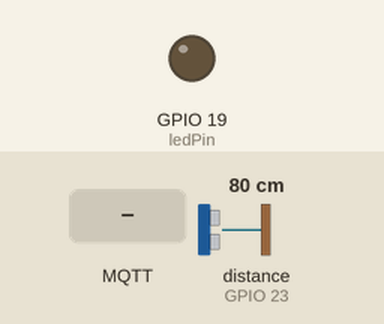
The sketch below on a simulated ESP32. Shown: output pins drawn as LEDs (lit = HIGH). Wiring (inferred from the names in the program): ultrasonic range finder: trigger GPIO 22; echo GPIO 23. The inputs (shaded band) are chosen by the test bench; at power-on: distance to the obstacle (sensor on GPIO 23) 80 cm. The echo pulse lasts 58.3 µs per cm; WiFi joins after 1.5 s; servers stay silent unless stated; random numbers use the default seed unless the sketch sets one; no MQTT or app messages arrive unless stated; pins used as bus, display or sensor lines are not drawn; what the sketch prints to the serial monitor is not drawn.

Above: at 3.0 s.
3.1 s: distance to the obstacle (sensor on GPIO 23) set to 12 cm
4.6 s: distance to the obstacle (sensor on GPIO 23) set to 9 cm
At 6.2 s:
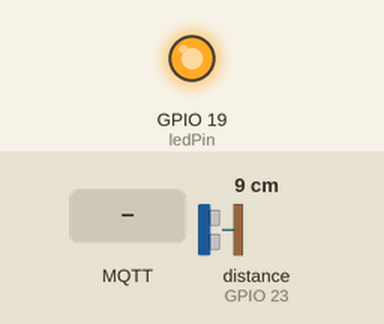
7.8 s: MQTT message "apagar" arrives on the first subscribed topic
At 8.8 s:
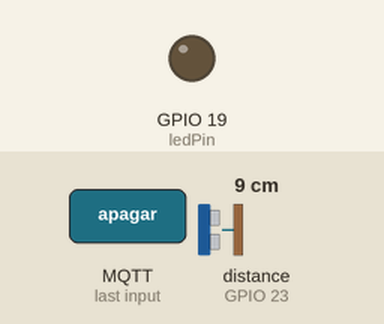
Timing chart, 0 to 10.8 s (numbered marks = the images above; inputs shaded):
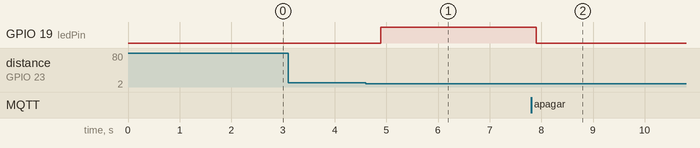

Measured:
- the behaviour switches between 11 and 10 cm on distance to the obstacle (sensor on GPIO 23) (found by bisection; images 0 and 1)
- after the input at 3.1 s, every drawn part: stays the same
- after the input at 4.6 s, GPIO 19 (ledPin): LOW → HIGH after 0.29 s
- after the input at 7.8 s, GPIO 19 (ledPin): HIGH → LOW after 0.10 s

The sketch:

S1.ino
```cpp
#include <WiFi.h>
#include <WiFiClientSecure.h>
#include <PubSubClient.h>

WiFiClientSecure client;
PubSubClient mqtt(client);

const String SSID = "FIESC_IOT_EDU";
const String PASS = "8120gv08";

const String URL   = "2941e5c6678a4be18375b50465ad0964.s1.eu.hivemq.cloud";
const int PORT     = 8883;
const String broker_USR   = "Placa-S1-Eduardo";
const String broker_PASS  = "SAdojoao10";

const String MyTopic = "sensor/comando";
const String OtherTopic = "sensor/distancia";

const int trigPin = 22;
const int echoPin = 23;
const int ledPin  = 19;

long duracao;
float distancia;
bool detectou = false;

void setup() {
  Serial.begin(115200);

  pinMode(ledPin, OUTPUT);
  pinMode(trigPin, OUTPUT);
  pinMode(echoPin, INPUT);

  Serial.println("Conectando ao WiFi");
  WiFi.begin(SSID.c_str(), PASS.c_str());
  while (WiFi.status() != WL_CONNECTED) {
    Serial.print(".");
    delay(200);
  }

  Serial.println("\nConectado com sucesso!");
  client.setInsecure();
  Serial.println("Conectando ao Broker");

  mqtt.setServer(URL.c_str(), PORT);
  mqtt.setCallback(callback);

  while (!mqtt.connected()) {
    String ID = "s1_";
    ID += String(random(0xffff), HEX);
    mqtt.connect(ID.c_str(), broker_USR.c_str(), broker_PASS.c_str());
    Serial.print(".");
    delay(200);
  }

  mqtt.subscribe(MyTopic.c_str());
  Serial.println("\nConectado com sucesso ao broker!");
  digitalWrite(ledPin, LOW);
}

void loop() {
  digitalWrite(trigPin, LOW);
  delayMicroseconds(2);
  digitalWrite(trigPin, HIGH);
  delayMicroseconds(10);
  digitalWrite(trigPin, LOW);

  duracao = pulseIn(echoPin, HIGH);
  distancia = duracao * 0.0343 / 2;

  if (distancia > 0 && distancia < 10 && !detectou) {
    detectou = true;
    digitalWrite(ledPin, HIGH);
    mqtt.publish(OtherTopic.c_str(), "Objeto detectado!");
    Serial.println("Objeto detectado!");
  }
  else if (distancia >= 10 && detectou) {
    detectou = false;
    digitalWrite(ledPin, LOW);
    mqtt.publish(OtherTopic.c_str(), "Área livre");
    Serial.println("Área livre");
  }

  mqtt.loop();
  delay(300);
}

void callback(char* topic, byte* payload, unsigned int length) {
  String mensagem = "";
  for (int i = 0; i < length; i++) {
    mensagem += (char)payload[i];
  }

  Serial.println("Recebido:");
  Serial.println(mensagem);

  if (mensagem.equalsIgnoreCase("acender")) {
    digitalWrite(ledPin, HIGH);
    Serial.println("LED ACESO!");
  }
  else if (mensagem.equalsIgnoreCase("apagar")) {
    digitalWrite(ledPin, LOW);
    Serial.println("LED APAGADO!");
  }
  else {
    Serial.println("Mensagem não reconhecida.");
  }
}
```
